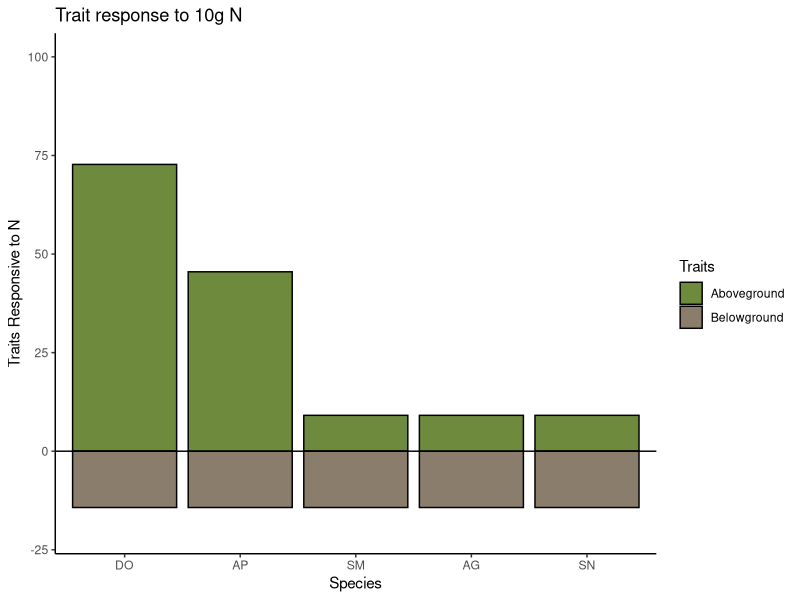
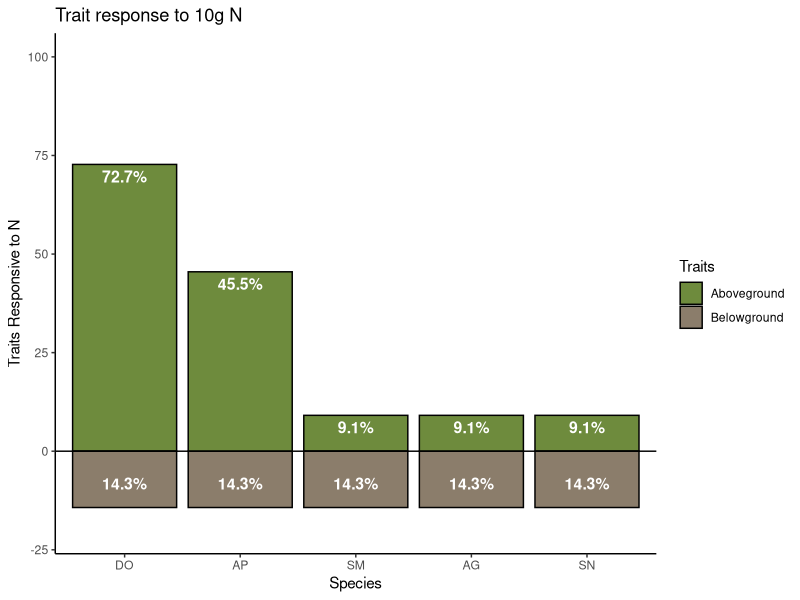
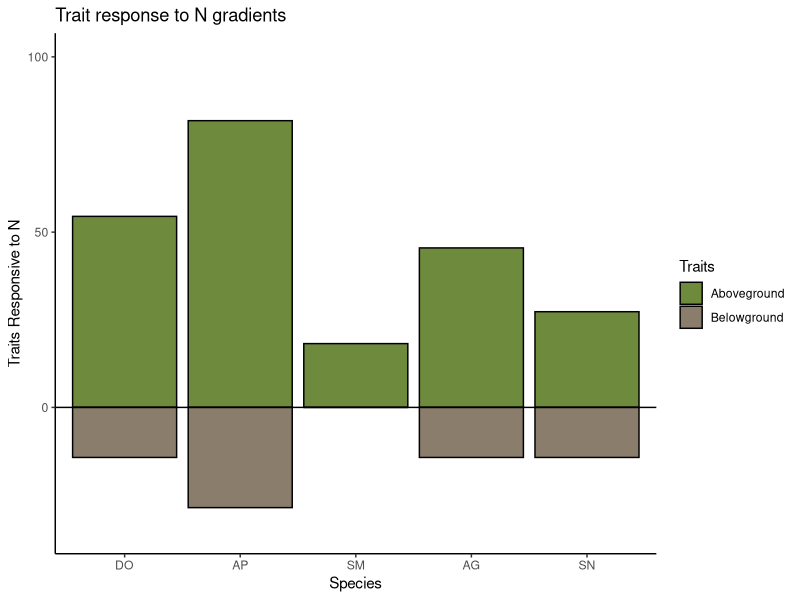
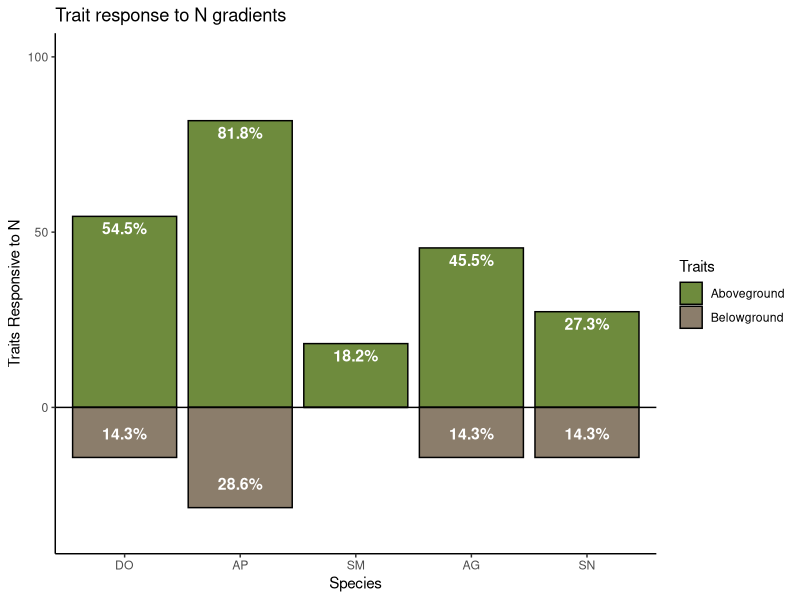
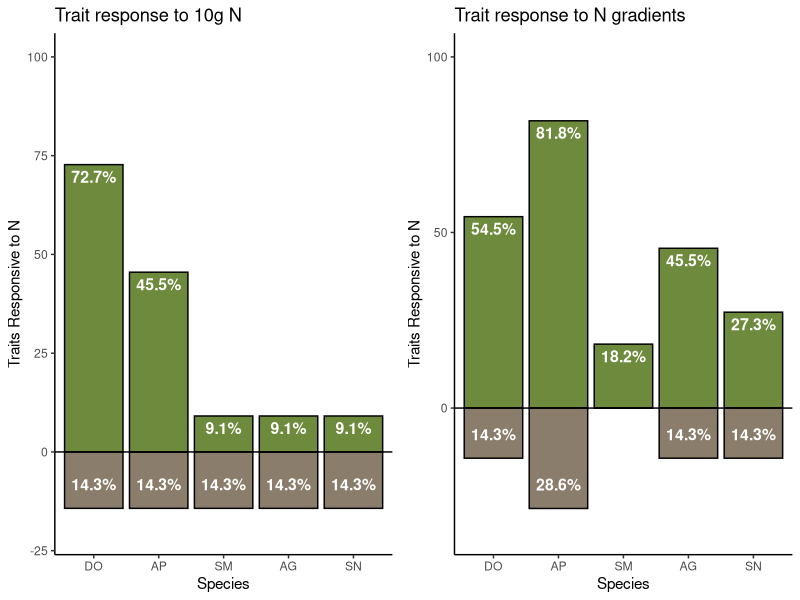

Reproduce these figures in R, in order.
#### Thesis Results Analysis- Stacked Bar Chart ####
###  Gora_Thesis-Results-Analysis_StackedBarChart.R
###  by Sarah Gora
###  Date created: March 21, 2022

# set WD 
setwd("~/Desktop/Thesis_Data/R Code")


# install packages
library(ggplot2)
library(dplyr)
library(tidyr)

# create N0N10 dataframe

# DO: 8/11 AbG, 1/7 BeG 72.73, -14.28
# AP: 5/11 AbG, 1/7 BeG 45.45, -14.28
# SM: 1/11 AbG, 1/7 BeG 9.10, -14.28
# AG: 1/11 AbG, 1/7 BeG 9.10, -14.28
# SN: 1/11 AbG, 1/7 BeG 9.10, -14.28


#plot 
df_barchart_N0N10 <- data.frame(Species = rep(c("DO", "AP", "SM", "AG", "SN")),
                                Traits = rep(c("Aboveground","Belowground"),times=5),
                                Percent_Responsive_to_N = c(
                                  72.73, -14.28, 
                                  9.10, -14.28, 
                                  9.10, -14.28, 
                                  45.5, -14.28,
                                  9.10, -14.28))
df_barchart_N0N10_1 <- df_barchart_N0N10   # Replicate original data
df_barchart_N0N10_1$Species <- factor(df_barchart_N0N10_1$Species,                                    # Change ordering manually
                  levels = c("DO", "AP", "SM", "AG", "SN"))

my_plot <- ggplot(df_barchart_N0N10_1, aes(x=Species, y=Percent_Responsive_to_N, fill=Traits, group=Traits,group=Species)) + ylim(-20, 100)+
  geom_bar(position="stack", stat="identity", colour = "black")
 
myplot_theme <- my_plot + theme(panel.grid.major = element_blank(), panel.grid.minor = element_blank(),
               panel.background = element_blank(), axis.line = element_line(colour = "black"))
a <- myplot_theme + scale_fill_manual(values=c("darkolivegreen4", "bisque4")) + geom_hline(yintercept=0)+ ggtitle("Trait response to 10g N")+labs(y= "Traits Responsive to N")

a

# add % labels to N0N10plot
bar_labels_a <- c("72.7%","14.3%","9.1%","14.3%","9.1%","14.3%","45.5%","14.3%","9.1%","14.3%")

a_labled <- a + geom_text(aes(label = bar_labels_a),size = 4, fontface = "bold", vjust = 1.5,color="white") + 
        geom_text(aes(label = bar_labels_a),size = 4, fontface = "bold", vjust = -1.5,color="white")
  
a_labled



#########  Change Barchart ######## 
# based on regressions
# grouped + stacked, barchart 

# create Change dataframe

# DO: 6/11 AbG, 1/7 BeG   54.5, -14.28
# AP: 9/11 AbG, 2/7 BeG   81.8, -28.6
# SM: 2/11 AbG, 0/7 BeG   18.2, 0
# AG: 5/11 AbG, 1/7 BeG   45.5, -14.28
# SN: 3/11 AbG, 1/7 BeG   27.3, -14.28

# * 7 traits BeG also in focal 


df_barchart_Ch <- data.frame(Species = rep(c("DO","DO", "AP","AP", "SM", "SM","AG", "AG", "SN", "SN")),
                                Traits = rep(c("Aboveground","Belowground"),times=5),
                             Percent_Responsive_to_N = c(
                                  54.5, -14.28, #
                                  81.8, -28.6, #4
                                  18.2, 0,    #1 
                                  45.5, -14.28, 
                                  27.3, -14.28))

df_barchart_Ch_1 <- df_barchart_Ch   # Replicate original data
df_barchart_Ch_1$Species <- factor(df_barchart_Ch_1$Species,                                    # Change ordering manually
                                      levels = c("DO", "AP", "SM", "AG", "SN"))

my_plot_Ch <- ggplot(df_barchart_Ch_1, aes(x=Species, y=Percent_Responsive_to_N, fill=Traits, group=Traits,group=Species)) + ylim(-35, 100) + 
  geom_bar(position="stack", stat="identity", colour = "black")

myplot_Ch_theme <- my_plot_Ch + theme(panel.grid.major = element_blank(), panel.grid.minor = element_blank(),
                                panel.background = element_blank(), axis.line = element_line(colour = "black"))
b <- myplot_Ch_theme + scale_fill_manual(values=c("darkolivegreen4", "bisque4")) + geom_hline(yintercept=0) + ggtitle("Trait response to N gradients")+labs(y= "Traits Responsive to N")

b

# add labels 
bar_labels_b <- c("54.5%","14.3%","81.8%","28.6%","18.2%"," ","45.5%","14.3%","27.3%","14.3%")

# add % labels to Change plot
b_labled <- b + geom_text(aes(label = bar_labels_b),size = 4, fontface = "bold", vjust = 1.5,color="white") + geom_text(aes(label = bar_labels_b),size = 4, fontface = "bold", vjust = -1.5,color="white")
b_labled







## COMBINE
#remove legend from N0N10 plot
a_lab_nolegend <- a_labled + theme(legend.position="none")

#remove legend from N0N10 plot
b_lab_nolegend <- b_labled + theme(legend.position="none")


# Package for Combining Plots
install.packages("ggpubr")
library(ggpubr)

ggarrange(a_lab_nolegend, b_lab_nolegend)



